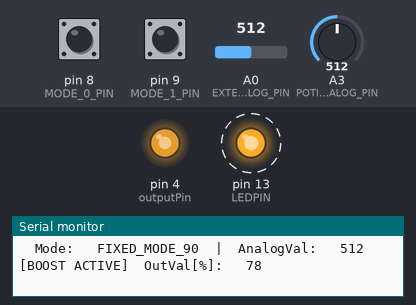
A program run on a simulated Arduino Pro Mini, built with avr-gcc and run on an emulated ATmega328P. On the bench: output pins drawn as LEDs (lit = HIGH), the last lines printed to the serial monitor. Dashed ring = blinking. The inputs (shaded band) are chosen by the test bench; at power-on: A0 (EXTERN_ANALOG_PIN) = 512, pin 8 (MODE_0_PIN) HIGH, pin 9 (MODE_1_PIN) HIGH, A3 (POTI_ANALOG_PIN) = 512.

Above: at 1.11 s.
1.3 s: A0 (EXTERN_ANALOG_PIN) set to 0
4.3 s: pin 8 (MODE_0_PIN) pulled LOW for 0.3 s
7.3 s: pin 9 (MODE_1_PIN) pulled LOW for 0.3 s
10.6 s: pin 8 (MODE_0_PIN) pulled LOW for 1 s
At 11.04 s:
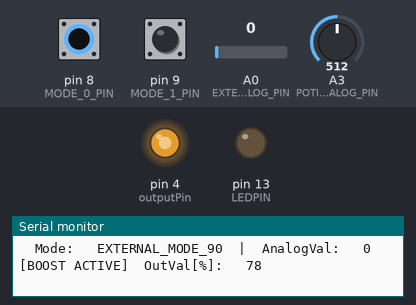
At 11.72 s:
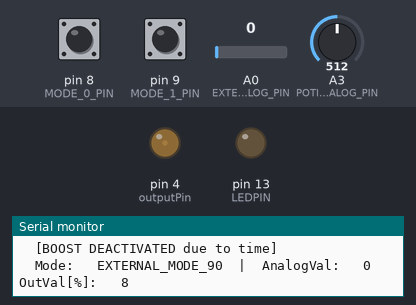
13.6 s: pin 9 (MODE_1_PIN) pulled LOW for 1 s
At 13.77 s:
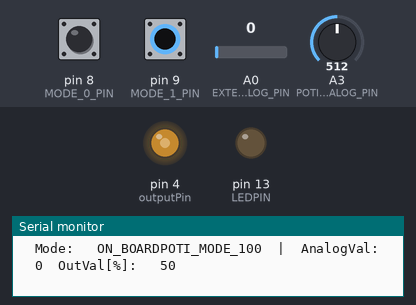
16.6 s: pin 8 (MODE_0_PIN) pulled LOW for 0.3 s
At 16.87 s:
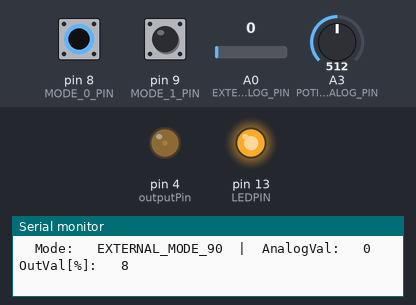
Timing chart, 0 to 20.6 s (numbered marks = the images above; inputs shaded):
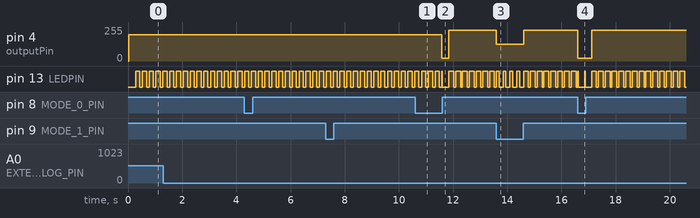

Measured:
- after the input at 10.6 s, pin 4 (outputPin): 198/255 → 20/255 after 0.99 s, → 229/255 0.25 s later
- after the input at 13.6 s, pin 4 (outputPin): 229/255 → 127/255 at once, → 229/255 1.0 s later
- after the input at 16.6 s, pin 4 (outputPin): 229/255 → 20/255 at once, → 229/255 0.50 s later

The program:

main.cpp
```cpp
#include <Arduino.h>

/**************
 *  Dimmer Project
 *  **************

 *  ---------------------- OUTPUT & INPUT Pin table ---------------------
 *  +---------------+-------------------------+-------------------------+
 *  |   Board       | INPUT Pin               | OUTPUT Pin              |
 *  |               | Zero-Cross              |                         |
 *  +---------------+-------------------------+-------------------------+
 *  | Mega   /
 *  | pro16MHzatmega328
 *                  | D2 (NOT CHANGABLE)      | D0-D1, D3-D70           |
 *  +---------------+-------------------------+-------------------------+
 *  | Uno           | D2 (NOT CHANGABLE)      | D0-D1, D3-D20           |
 *  +---------------+-------------------------+-------------------------+
 */

#include <RBDdimmer.h> //

// #define USE_SERIAL  SerialUSB //Serial for boards whith USB serial port
#define USE_SERIAL Serial
#define outputPin 4  // D4
#define zerocross D2 // for boards with CHANGEBLE input pins

#define LEDPIN LED_BUILTIN

#define EXTERN_ANALOG_PIN A0 // analog pin for 0..10V external control voltage input
#define POTI_ANALOG_PIN A3   // analog pin for potentiometer

#define MODE_0_PIN 8 // D8 digital pin for mode 0 input
#define MODE_1_PIN 9 // D9 digital pin for mode 1 input

dimmerLamp dimmer(outputPin); // initialase port for dimmer for MEGA, Leonardo, UNO, Arduino M0, Arduino Zero

int outVal = 0;
int analogVal = 0;
int prevAnalogVal = 0;
unsigned long boostStartTime = 0;
bool boostActive = false;
const unsigned long BOOST_DURATION = 10000; // 10 seconds in ms
const int LOW_THRESHOLD = 6; // 1% of 1023
const int RISE_THRESHOLD = 5; // 5% of 1023

// Output window for the external control voltage.
// Below OUT_MIN the fan does not move a significant amount of air, so the
// usable input range is mapped linearly onto OUT_MIN..OUT_MAX instead of 0..100.
const int OUT_OFF = 8;
const int OUT_MIN = 25;   // lowest output that still moves a useful amount of air
const int OUT_MAX = 81;  // full output
const int BOOST_OUT = 78; // boost ceiling, kept below 100% to avoid motor blocking

enum Mode
{
  EXTERNAL_MODE_100,
  EXTERNAL_MODE_90,
  ON_BOARDPOTI_MODE,
  FIXED_MODE_90
};

byte mode = EXTERNAL_MODE_100;
String modeNames[] = {"EXTERNAL_MODE_100", "EXTERNAL_MODE_90", "ON_BOARDPOTI_MODE_100", "FIXED_MODE_90"};

byte readMode(void)
{
  byte currentMode;
  // Read mode pins
  bool mode0 = digitalRead(MODE_0_PIN);
  bool mode1 = digitalRead(MODE_1_PIN);
  if (!mode0 && !mode1)
    currentMode = EXTERNAL_MODE_100;
  else if (!mode0 && mode1)
    currentMode = EXTERNAL_MODE_90;
  else if (mode0 && !mode1)
    currentMode = ON_BOARDPOTI_MODE;
  else if (mode0 && mode1)
    currentMode = FIXED_MODE_90;
  return currentMode;
}

void setup()
{
  USE_SERIAL.begin(115200);
  USE_SERIAL.println("############################");
  USE_SERIAL.println("Dimming with potentiometer");
  USE_SERIAL.println("############################");
  USE_SERIAL.println("SWITCH 1 |  2 : MODE");
  USE_SERIAL.println("       0 |  0 : FIXED_MODE_90 ");
  USE_SERIAL.println("       1 |  0 : External Mode 90% ");
  USE_SERIAL.println("       0 |  1 : On-Board Potentiometer Mode ");
  USE_SERIAL.println("       1 |  1 : External Mode 100% ");
  USE_SERIAL.println("############################");

  pinMode(LEDPIN, OUTPUT);
  pinMode(MODE_0_PIN, INPUT_PULLUP);
  pinMode(MODE_1_PIN, INPUT_PULLUP);

  dimmer.begin(NORMAL_MODE, ON); // dimmer initialisation: name.begin(MODE, STATE)
}
byte counter = 0;
void loop()
{
  if (counter < 255)
  {
    counter++;
  }

  prevAnalogVal = analogVal;
  analogVal = analogRead(EXTERN_ANALOG_PIN);

  // Check for boost trigger conditions
  // Condition 1: Input falls below 10%
  if (analogVal < LOW_THRESHOLD && prevAnalogVal >= LOW_THRESHOLD)
  {
    boostStartTime = millis();
    boostActive = true;
    USE_SERIAL.println("  [BOOST ACTIVATED due to FALL] ");
  }
  // Condition 2: Input rises from below 3% to above 10%
  else if (prevAnalogVal < RISE_THRESHOLD && analogVal > LOW_THRESHOLD)
  {
    boostStartTime = millis();
    boostActive = true;
    USE_SERIAL.println("  [BOOST ACTIVATED due to RISE] ");
  }

  // Check if boost duration has expired
  if (boostActive && (millis() - boostStartTime >= BOOST_DURATION))
  {
    boostActive = false;
    USE_SERIAL.println("  [BOOST DEACTIVATED due to time] ");
  }

  mode = readMode();

  if (boostActive)
  {
    // Boost mode: ramp up close to full, but never to 100% (motor tends to block)
    outVal = BOOST_OUT;
  }
  else if (mode == ON_BOARDPOTI_MODE)
    outVal = map(analogRead(POTI_ANALOG_PIN), 0, 1023, 0, 100); // analogRead(analog_pin), min_analog, max_analog, 0%, 100%);
  else if (mode == FIXED_MODE_90)
    outVal = 90;
    else if (mode == EXTERNAL_MODE_100)
    outVal = map(analogVal, 0, 1023, 0, 100); // analogRead(analog_pin), min_analog, max_analog, 0%, 100%);
  else if (mode == EXTERNAL_MODE_90){
    // External control voltage on A0 (KNX analog out, 0..10V).
    if (analogVal <= LOW_THRESHOLD)
    {
      // No control voltage present -> fan off.
      outVal = OUT_OFF;
    }
    else
    {
      // Everything above the threshold is spread linearly over the usable
      // output window: lowest control voltage -> OUT_MIN, 10V -> OUT_MAX.
      outVal = map(analogVal, LOW_THRESHOLD, 1023, OUT_MIN, OUT_MAX);
    }
  }
  dimmer.setPower(outVal); // name.setPower(0%-100%)

// Debugging for the first 200 loops
  if (counter < 200)
  {
    //  Serial output
    USE_SERIAL.print("  Mode:   ");
    USE_SERIAL.print(modeNames[mode]);
    USE_SERIAL.print("  |  AnalogVal:   ");
    USE_SERIAL.print(analogVal);
    if (boostActive)
    {
      USE_SERIAL.print("  [BOOST ACTIVE]");
    }
    USE_SERIAL.print("  OutVal[%]:   ");
    USE_SERIAL.println(outVal);
  }

  // Visual feedback on LED 0% short flash  (2ms ON)  to 100% long flash (200ms ON)
  delay(2 * outVal);
  digitalWrite(LEDPIN, 0);
  delay(250 - (2 * outVal));
  digitalWrite(LEDPIN, 1);
}
```
